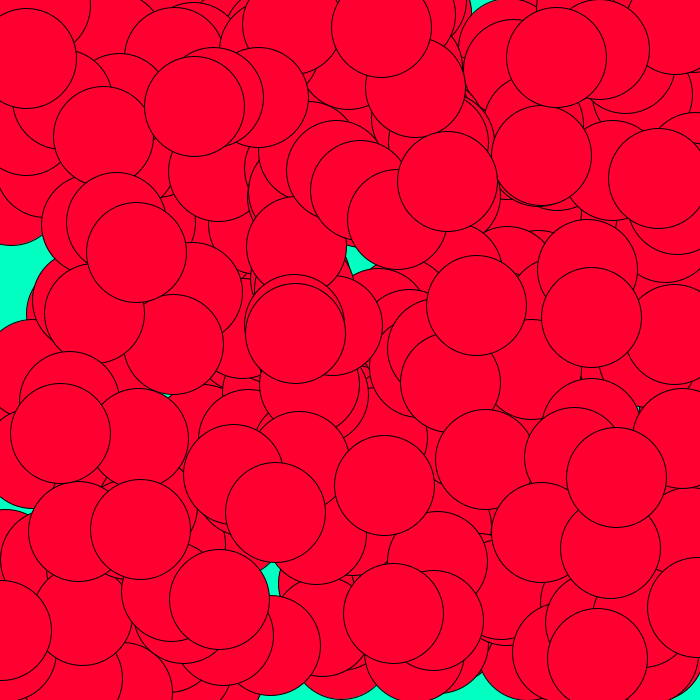
Frame 1 (no input)
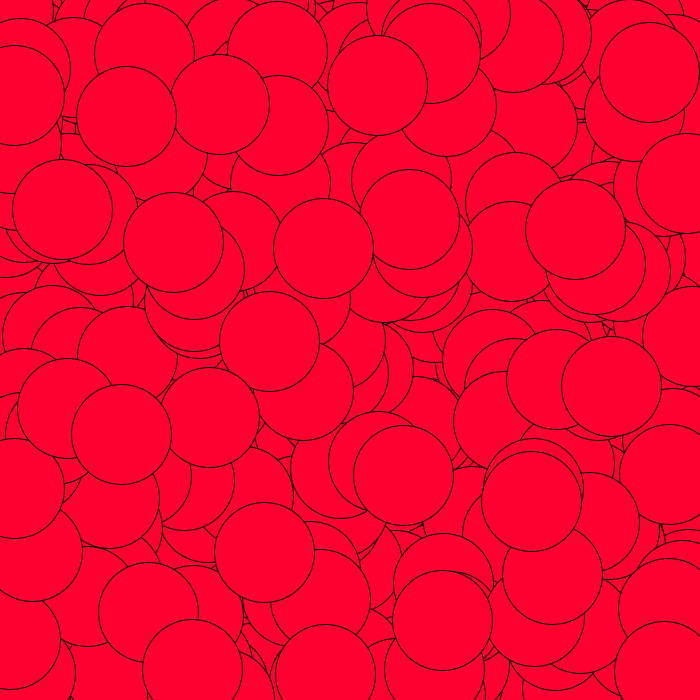
Frame 60 (the mouse pressed at the canvas centre just before this capture)
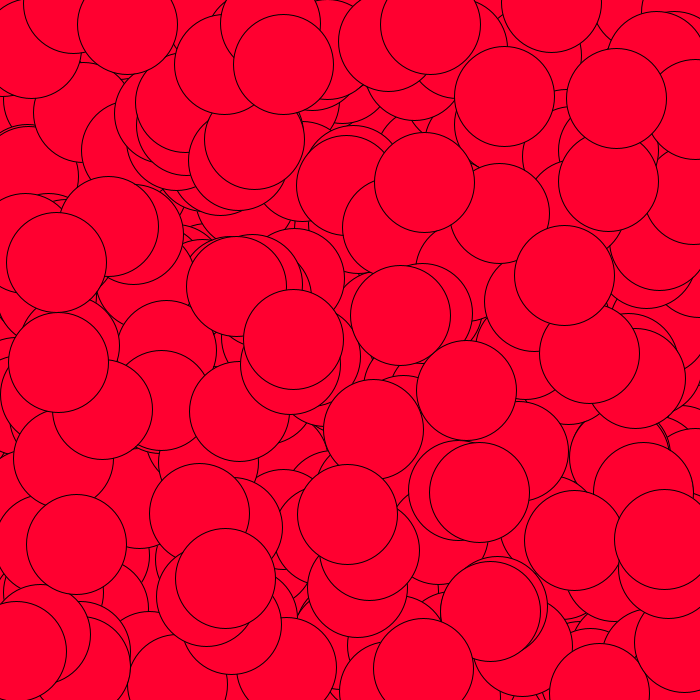
Frame 120 (the mouse held since frame 60 and released just before this capture)

The Processing sketch that drew these frames (run headless with seeded random() and noise(); from frame 60 on, the mouse is pressed at the canvas centre):

// Processing sketch: Magic_Worms
// ── Magic_Worms.pde
void setup () {
  size ( 700, 700) ;
  background (0, 255, 193);
}


void draw() {
  for( int i =0; i < 300; i++) {
  
    fill(255,0,48);
    ellipse(random(width),(random(height)),100,100);
    
    
  }
}
 float frequency = .001;
    float noiseInterval = PI;

    void makeMagical() {
        fill( 0, 0, 0, 10 );
        rect(0, 0, width, height);
        noStroke();
    }

    float getWormX(int i) {
        return map(noise(i*noiseInterval + frameCount * frequency), 0, 1, 0, width);
    }

    float getWormY(int i) {
        return map(noise(i*noiseInterval+1 + frameCount * frequency), 0, 1, 0, height);
    }
